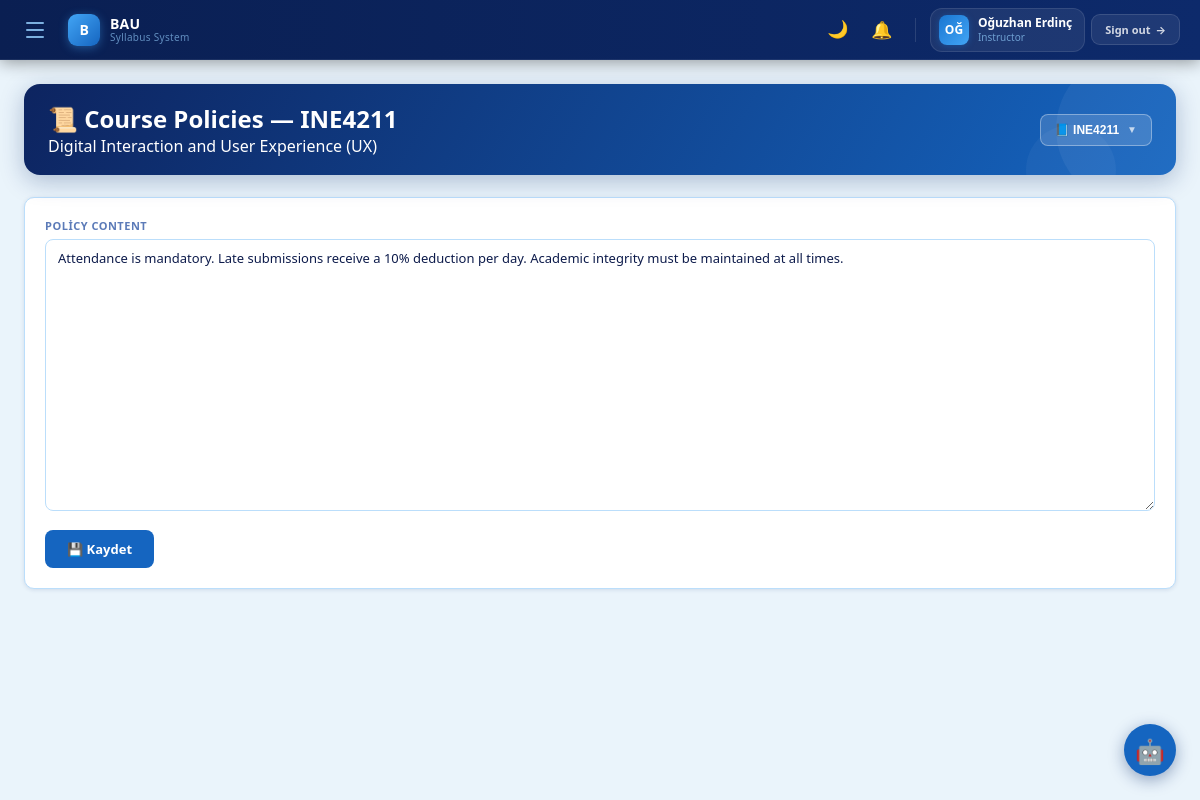
The page /course/1/policies (signed in) on the database its author committed.
### tables this page shows
CREATE TABLE courses (
        id INTEGER PRIMARY KEY AUTOINCREMENT,
        code TEXT UNIQUE NOT NULL,
        name TEXT NOT NULL,
        instructor_id INTEGER NOT NULL,
        department TEXT DEFAULT '',
        credit INTEGER DEFAULT 3,
        delivery TEXT DEFAULT 'face-to-face',
        course_type TEXT DEFAULT 'Departmental Elective',
        classroom TEXT DEFAULT '',
        schedule TEXT DEFAULT '',
        office TEXT DEFAULT '',
        office_hours TEXT DEFAULT '',
        email TEXT DEFAULT '',
        cv_link TEXT DEFAULT '',
        FOREIGN KEY(instructor_id) REFERENCES users(id)
    );

CREATE TABLE syllabus_sections (
        id INTEGER PRIMARY KEY AUTOINCREMENT,
        course_id INTEGER NOT NULL,
        section_name TEXT NOT NULL,
        content TEXT DEFAULT '',
        FOREIGN KEY(course_id) REFERENCES courses(id)
    );

### app.py (the view, shortened to what this page needs)
@app.route("/course/<int:course_id>/policies", methods=["GET", "POST"])
@login_required
def course_policies(course_id):
    course = get_course(course_id)
    if not course:
        return redirect(url_for('dashboard'))
    if not can_access_course(course):
        return redirect(url_for('dashboard'))
    conn = get_conn()
    sec = conn.execute("""SELECT * FROM syllabus_sections
                          WHERE course_id=? AND section_name='Course Policies'""",
                       (course_id,)).fetchone()
    conn.close()
    return render_template("policies.html",
                           user=session, courses=get_user_courses(),
                           current_course=course,
                           course=course, policy=dict(sec) if sec else None)

### app.py (called while the page is built, shortened)
@app.context_processor
def inject_notif_count():
    if "user_id" in session:
        try:
            conn = get_conn()
            cnt = conn.execute(
                "SELECT COUNT(*) FROM notifications WHERE user_id=? AND is_read=0",
                (session["user_id"],)
            ).fetchone()[0]
            conn.close()
            return {"notif_count": cnt}
        except Exception:
            pass
    return {"notif_count": 0}

def login_required(f):
    from functools import wraps
    @wraps(f)
    def decorated(*args, **kwargs):
        if "user_id" not in session:
            return redirect(url_for("login"))
        return f(*args, **kwargs)
    return decorated

def get_user_courses():
    conn = get_conn()
    if session["role"] == "student":
        rows = conn.execute("""SELECT c.* FROM courses c
                               JOIN enrollments e ON e.course_id=c.id
                               WHERE e.student_id=?""", (session["user_id"],)).fetchall()
    else:
        rows = conn.execute("SELECT * FROM courses WHERE instructor_id=?",
                            (session["user_id"],)).fetchall()
    conn.close()
    return [dict(r) for r in rows]

def get_course(course_id):
    conn = get_conn()
    row = conn.execute("SELECT * FROM courses WHERE id=?", (course_id,)).fetchone()
    conn.close()
    return dict(row) if row else None

def can_access_course(course):
    if not course:
        return False
    if session.get("role") == "instructor":
        return course["instructor_id"] == session.get("user_id")

### db.py (called while the page is built)
def get_conn():
    conn = sqlite3.connect(DB_PATH)
    conn.row_factory = sqlite3.Row
    return conn

### templates/policies.html (shortened to what this page needs)
{% extends "base.html" %}
{% set active_page = 'policies' %}
{% block content %}
<div class="page-hdr" style="display:flex;align-items:center;justify-content:space-between;flex-wrap:wrap;gap:10px;">
  <div>
    <h2>📜 Course Policies — {{ course.code }}</h2>
    <p>{{ course.name }}</p>
  </div>
  {% if courses and courses|length > 1 %}
  <div style="position:relative;">
    <button onclick="toggleCourseMenu()" id="course-picker-btn"
      style="background:rgba(255,255,255,0.15);border:1.5px solid rgba(255,255,255,0.35);color:#fff;border-radius:8px;padding:8px 14px;font-size:12px;font-weight:700;cursor:pointer;display:flex;align-items:center;gap:8px;white-space:nowrap;"
      aria-haspopup="true" aria-expanded="false">
      📘 {{ course.code }} <span style="font-size:10px;opacity:.7;">▼</span>
    </button>
  </div>
  {% endif %}
</div>
<div class="form-card">
  <form method="POST" action="/course/{{ course.id }}/policies">
    <label for="policy-content">Policy Content</label>
    <textarea id="policy-content" name="content" rows="14"
      style="font-size:13px;">{{ policy.content if policy else '' }}</textarea>
    {% if user.role == 'instructor' %}
    <button type="submit" class="btn btn-primary" style="margin-top:14px;">💾 Kaydet</button>
    {% endif %}
  </form>
</div>
{% endblock %}

### templates/base.html (style rules this page uses)
* { box-sizing:border-box;margin:0;padding:0 }
:root { --navy:#0B2A6B;--navy-mid:#1565C0;--navy-light:#1A3A8A; --sky:#42A5F5;--sky-light:#90CAF9;--sky-pale:#E3F2FD; --white:#FFFFFF;--bg:#EAF4FB;--card-hdr:#0D47A1; --border:#BBDEFB;--text:#0D1B4B;--subtext:#5C7BB8; --green:#2E7D32;--red:#C62828; --card:#FFFFFF;--surface:#FFFFFF;--input-bg:#FFFFFF; --shadow:rgba(11,42,107,0.12);--shadow-strong:rgba(11,42,107,0.18); --chat-bg:#0D2B6E;--tile-light-bg:#D9E8F7;--tile-dark-bg:#0D2563; }
body { font-family:'Segoe UI',system-ui,-apple-system,sans-serif;background:var(--bg);color:var(--text);min-height:100vh;display:flex;flex-direction:column;transition:background .3s ease,color .3s ease; }
.page-hdr { background:linear-gradient(120deg,#0d2460 0%,#1565C0 100%); border-radius:16px;padding:18px 24px;margin-bottom:22px;color:#fff; display:flex;align-items:center;justify-content:space-between;gap:16px; flex-wrap:wrap; box-shadow:0 6px 24px rgba(11,42,107,.28); position:relative;overflow:hidden; }
.page-hdr::before { content:'';position:absolute;right:-30px;top:-30px; width:150px;height:150px;border-radius:50%; background:rgba(255,255,255,.05);pointer-events:none; }
.page-hdr::after { content:'';position:absolute;right:60px;bottom:-40px; width:90px;height:90px;border-radius:50%; background:rgba(255,255,255,.04);pointer-events:none; }
.form-card { background:var(--card);border:1px solid var(--border);border-radius:10px;padding:20px;margin-bottom:18px;box-shadow:0 1px 4px var(--shadow); }
.form-card label { display:block;font-size:11px;font-weight:700;text-transform:uppercase;letter-spacing:.5px;color:var(--subtext);margin-bottom:6px;margin-top:14px; }
.form-card label:first-child { margin-top:0; }
.form-card input,.form-card textarea,.form-card select { width:100%;background:var(--input-bg);border:1.5px solid var(--border);border-radius:8px;padding:9px 12px;font-size:13px;font-family:inherit;color:var(--text);outline:none;resize:vertical;transition:border-color .2s; }
.btn { display:inline-block;border:none;border-radius:8px;padding:10px 22px;font-size:13px;font-weight:700;cursor:pointer;font-family:inherit;text-decoration:none;transition:background .2s; }
.btn-primary { background:var(--navy-mid);color:#fff; }

### rows shown on the page
courses: code "INE4211", name "Digital Interaction and User Experience (UX)"
syllabus_sections: content "Attendance is mandatory. Late submissions receive a 10% deduction per day. Academic integrity must be maintained at all times."

### other values the page prints
{{ (user.full_name or user.username)[:2] }} "OĞ"
{{ user.full_name or user.username }} "Oğuzhan Erdinç"
{{ user.role|capitalize }} "Instructor"
